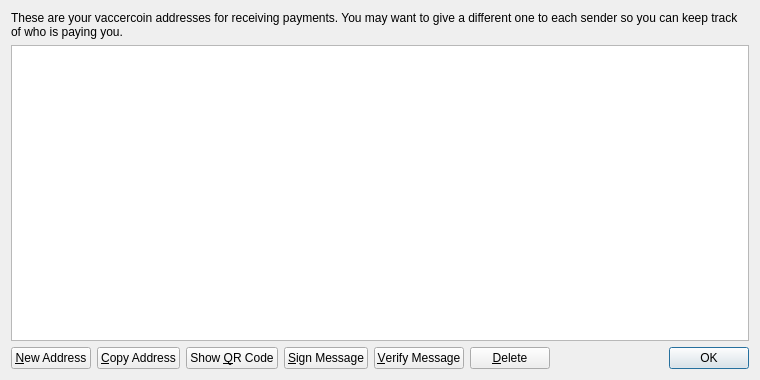
<?xml version="1.0" encoding="UTF-8"?>
<ui version="4.0">
 <class>AddressBookPage</class>
 <widget class="QWidget" name="AddressBookPage">
  <property name="geometry">
   <rect>
    <x>0</x>
    <y>0</y>
    <width>760</width>
    <height>380</height>
   </rect>
  </property>
  <property name="windowTitle">
   <string>Address Book</string>
  </property>
  <layout class="QVBoxLayout" name="verticalLayout">
   <item>
    <widget class="QLabel" name="labelExplanation">
     <property name="text">
      <string>These are your vaccercoin addresses for receiving payments. You may want to give a different one to each sender so you can keep track of who is paying you.</string>
     </property>
     <property name="textFormat">
      <enum>Qt::PlainText</enum>
     </property>
     <property name="wordWrap">
      <bool>true</bool>
     </property>
    </widget>
   </item>
   <item>
    <widget class="QTableView" name="tableView">
     <property name="contextMenuPolicy">
      <enum>Qt::CustomContextMenu</enum>
     </property>
     <property name="toolTip">
      <string>Double-click to edit address or label</string>
     </property>
     <property name="tabKeyNavigation">
      <bool>false</bool>
     </property>
     <property name="alternatingRowColors">
      <bool>true</bool>
     </property>
     <property name="selectionMode">
      <enum>QAbstractItemView::SingleSelection</enum>
     </property>
     <property name="selectionBehavior">
      <enum>QAbstractItemView::SelectRows</enum>
     </property>
     <property name="sortingEnabled">
      <bool>true</bool>
     </property>
     <attribute name="verticalHeaderVisible">
      <bool>false</bool>
     </attribute>
    </widget>
   </item>
   <item>
    <layout class="QHBoxLayout" name="horizontalLayout">
     <item>
      <widget class="QPushButton" name="newAddressButton">
       <property name="toolTip">
        <string>Create a new address</string>
       </property>
       <property name="text">
        <string>&amp;New Address</string>
       </property>
       <property name="icon">
        <iconset resource="../bitcoin.qrc">
         <normaloff>:/icons/add</normaloff>:/icons/add</iconset>
       </property>
      </widget>
     </item>
     <item>
      <widget class="QPushButton" name="copyToClipboard">
       <property name="toolTip">
        <string>Copy the currently selected address to the system clipboard</string>
       </property>
       <property name="text">
        <string>&amp;Copy Address</string>
       </property>
       <property name="icon">
        <iconset resource="../bitcoin.qrc">
         <normaloff>:/icons/editcopy</normaloff>:/icons/editcopy</iconset>
       </property>
      </widget>
     </item>
     <item>
      <widget class="QPushButton" name="showQRCode">
       <property name="text">
        <string>Show &amp;QR Code</string>
       </property>
       <property name="icon">
        <iconset resource="../bitcoin.qrc">
         <normaloff>:/icons/qrcode</normaloff>:/icons/qrcode</iconset>
       </property>
      </widget>
     </item>
     <item>
      <widget class="QPushButton" name="signMessage">
       <property name="toolTip">
        <string>Sign a message to prove you own a Bitcoin address</string>
       </property>
       <property name="text">
        <string>&amp;Sign Message</string>
       </property>
       <property name="icon">
        <iconset resource="../bitcoin.qrc">
         <normaloff>:/icons/edit</normaloff>:/icons/edit</iconset>
       </property>
      </widget>
     </item>
     <item>
      <widget class="QPushButton" name="verifyMessage">
       <property name="toolTip">
        <string>Verify a message to ensure it was signed with a specified Bitcoin address</string>
       </property>
       <property name="text">
        <string>&amp;Verify Message</string>
       </property>
       <property name="icon">
        <iconset resource="../bitcoin.qrc">
         <normaloff>:/icons/transaction_0</normaloff>:/icons/transaction_0</iconset>
       </property>
      </widget>
     </item>
     <item>
      <widget class="QPushButton" name="deleteButton">
       <property name="toolTip">
        <string>Delete the currently selected address from the list. Only sending addresses can be deleted.</string>
       </property>
       <property name="text">
        <string>&amp;Delete</string>
       </property>
       <property name="icon">
        <iconset resource="../bitcoin.qrc">
         <normaloff>:/icons/remove</normaloff>:/icons/remove</iconset>
       </property>
      </widget>
     </item>
     <item>
      <spacer name="horizontalSpacer">
       <property name="orientation">
        <enum>Qt::Horizontal</enum>
       </property>
       <property name="sizeHint" stdset="0">
        <size>
         <width>40</width>
         <height>20</height>
        </size>
       </property>
      </spacer>
     </item>
     <item>
      <widget class="QDialogButtonBox" name="buttonBox">
       <property name="sizePolicy">
        <sizepolicy hsizetype="Maximum" vsizetype="Fixed">
         <horstretch>0</horstretch>
         <verstretch>0</verstretch>
        </sizepolicy>
       </property>
       <property name="standardButtons">
        <set>QDialogButtonBox::Ok</set>
       </property>
      </widget>
     </item>
    </layout>
   </item>
  </layout>
 </widget>
 <resources>
  <include location="../bitcoin.qrc"/>
 </resources>
 <connections/>
</ui>
